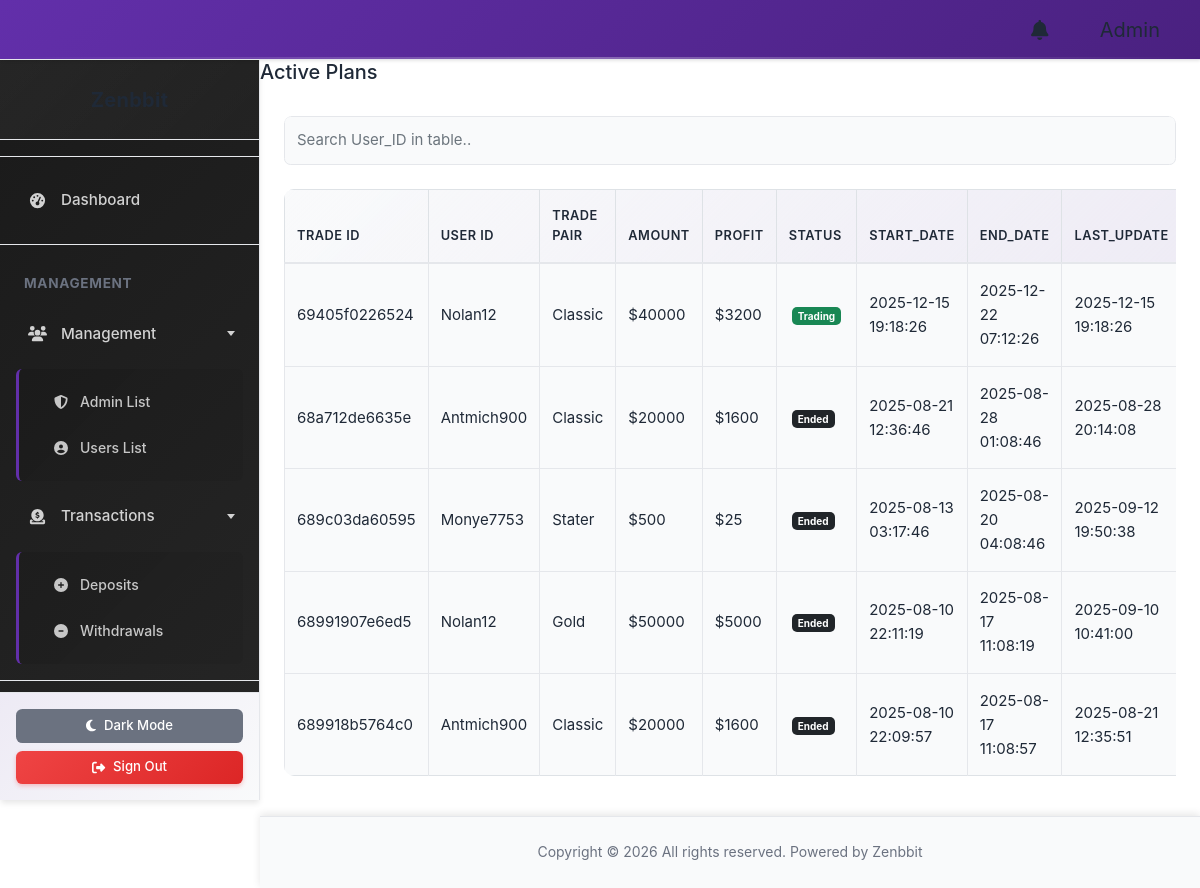
The page /admin/trade.php (signed in) on the database its author committed.
### tables this page shows
CREATE TABLE `trade` (
  `id` int(11) NOT NULL AUTO_INCREMENT,
  `trx_id` varchar(100) DEFAULT NULL,
  `user` varchar(50) NOT NULL,
  `amount` varchar(16) DEFAULT NULL,
  `pair` varchar(50) DEFAULT NULL,
  `profit` varchar(50) DEFAULT NULL,
  `trade_duration` int(11) NOT NULL DEFAULT 6,
  `status` tinyint(4) NOT NULL DEFAULT 0 COMMENT '0 => Processing; 1 => Trading; 2 => session complete;',
  `end_date` varchar(100) DEFAULT NULL,
  `create_date` timestamp NOT NULL DEFAULT current_timestamp(),
  `up_date` timestamp NOT NULL DEFAULT current_timestamp() ON UPDATE current_timestamp(),
  `wth_trade` tinyint(1) NOT NULL DEFAULT 0,
  PRIMARY KEY (`id`)
);

### admin/trade.php (the view, shortened to what this page needs)
<?php
include('includes/header.php');
include('includes/navbar.php');
   ?>
<div>
  <h5> Active Plans
  </h5>
</div>
 <div class="card-body">
  <div class="table-responsive">
    <div class="mb-3">
        <input type="text" id="myInput" class="form-control" onkeyup="myFunction()" placeholder="Search User_ID in table.." title="Type in a User ID">
    </div>
    <table class="table table-bordered" id="myTable" width="100%" cellspacing="0">
      <thead>
        <tr>
          <th>Trade ID</th>
          <th>User ID</th>
          <th>Trade Pair</th>
          <th>Amount</th>
          <th>Profit</th>
          <th>Status</th>
          <th>Start_date</th>
          <th>End_date</th>
          <th>Last_update</th>
        </tr>
    </thead>
    <tbody>
      <?php
       $sql = "SELECT * FROM trade ORDER BY id DESC";
      $run = mysqli_query($conn, $sql);
    if (mysqli_num_rows($run) > 0) {
      while ($row = mysqli_fetch_assoc($run)) {
       ?>
        <tr>
          <td> <?php echo $row['trx_id']; ?></td>
          <td><?php echo $row['user']; ?></td>
          <td><?php echo $row['pair']; ?></td>
          <td>$<?php echo $row['amount']; ?></td>
          <td>$<?php echo $row['profit']; ?></td>
           <td><?php if ($row['status'] == 1) {
            echo ' <b class="bg-success" style="text-align: center; margin-top: 10px; padding: 3px 6px; font-size: 10px; margin: 3px; color: white; font-weight: 6em; border-radius: 5px;">Trading</b>';
          } elseif ($row['status'] == 0) {
            echo ' <b class="bg-warning" style="text-align: center; font-size: 10px; padding: 3px 6px; margin: 3px; color: white; font-weight: 6em; border-radius: 5px;">Pending</b>';
          } elseif ($row['status'] == 2) {
            echo ' <b class="bg-dark" style="text-align: center; font-size: 10px; padding: 3px 6px; margin: 3px; color: white; font-weight: 6em; border-radius: 5px;">Ended</b>';
          } ?></td>
          <td><?php echo $row['create_date']; ?></td>
          <td><?php echo date('Y-m-d h:m:s', strtotime($row['end_date'])); ?></td>
          <td><?php echo $row['up_date']; ?></td>
        </tr>
       <?php
      }
    } else {
      echo "No Record Found";
    }
  ?>
      </tbody>
    </table>
  </div>
</div>
<?php
include('includes/footer.php');
?>

### admin/css/admin-modern.css (style rules this page uses)
:root { --primary-color: #622faa; --primary-dark: #4a2180; --primary-light: #8b5fbf; --success-color: #10b981; --warning-color: #f59e0b; --danger-color: #ef4444; --info-color: #3b82f6; --dark-bg: #0f0f0f; --light-bg: #ffffff; --card-dark-bg: #1a1a1a; --card-light-bg: #f9fafb; --text-dark: #1f2937; --text-light: #f3f4f6; --text-gray-dark: #6b7280; --text-gray-light: #9ca3af; --border-color-dark: #333333; --border-color-light: #e5e7eb; --shadow-sm: 0 1px 2px 0 rgba(0, 0, 0, 0.05); --shadow-md: 0 4px 6px -1px rgba(0, 0, 0, 0.1); --shadow-lg: 0 10px 15px -3px rgba(0, 0, 0, 0.2); }
body { --bg-primary: var(--light-bg); --bg-secondary: var(--card-light-bg); --text-primary: var(--text-dark); --text-secondary: var(--text-gray-dark); --border-color: var(--border-color-light); }
* { margin: 0; padding: 0; box-sizing: border-box; }
html { font-size: 16px; scroll-behavior: smooth; }
body { font-family: -apple-system, BlinkMacSystemFont, 'Segoe UI', Roboto, 'Helvetica Neue', Arial, sans-serif; font-size: 0.9375rem; line-height: 1.6; color: var(--text-primary); background-color: var(--bg-primary); transition: background-color 0.3s ease, color 0.3s ease; margin: 0; padding: 0; }
.card-body { padding: 1.5rem; color: var(--text-primary); }
.form-control, .form-select { border: 1px solid var(--border-color); border-radius: 0.375rem; padding: 0.625rem 0.875rem; font-size: 0.9375rem; color: var(--text-primary); background-color: var(--bg-secondary); transition: all 0.2s ease; }
.table { width: 100%; border-collapse: collapse; color: var(--text-primary); background: var(--bg-secondary); border-radius: 0.625rem; overflow: hidden; }
.table thead { background: linear-gradient(135deg, var(--bg-secondary) 0%, rgba(98, 47, 170, 0.08) 100%); border-bottom: 2px solid var(--border-color); }
.table th { padding: 1.1rem; text-align: left; font-weight: 600; color: var(--text-primary); font-size: 0.875rem; text-transform: uppercase; letter-spacing: 0.3px; }
.table td { padding: 1.1rem; border-bottom: 1px solid var(--border-color); }
.table tbody tr { transition: all 0.2s ease; }
.table tbody tr:last-child td { border-bottom: none; }
.form-control { width: 100%; padding: 0.75rem; border: 1px solid var(--border-color); border-radius: 0.4rem; background: var(--bg-secondary); color: var(--text-primary); font-size: 0.9375rem; transition: all 0.2s ease; }
.table tbody tr { transition: background-color 0.2s ease, box-shadow 0.2s ease; }
.table thead { background-color: var(--bg-secondary); border-bottom: 2px solid var(--border-color); }
.table thead th { color: var(--text-primary); font-weight: 600; text-transform: uppercase; font-size: 0.8rem; letter-spacing: 0.5px; padding: 1rem 0.75rem; transition: all 0.2s ease; }
.table tbody td { padding: 0.875rem 0.75rem; vertical-align: middle; border-color: var(--border-color); transition: all 0.2s ease; }
.table-responsive { overflow-x: auto; -webkit-overflow-scrolling: touch; border-radius: 0.5rem; }
.mb-3 { margin-bottom: 1.5rem !important; }

### admin/css/navbar-custom.css (style rules this page uses)
:root { --navbar-bg: #ffffff; --navbar-border: #e5e7eb; --navbar-text: #1f2937; --sidebar-bg: #f9fafb; --sidebar-text: #374151; --collapse-bg: #f3f4f6; --collapse-text: #6b7280; --bg-primary: #ffffff; --bg-secondary: #f9fafb; --text-primary: #1f2937; --text-secondary: #6b7280; --border-color: #e5e7eb; --primary-color: #622faa; }

### rows shown on the page
trade: trx "69405f0226524", user "Nolan12", pair "Classic", amount "40000", profit "3200", status "Trading", create_date "2025-12-15 19:18:26", end_date "2025-12-22 07:12:26", up_date "2025-12-15 19:18:26"
trade: trx "68a712de6635e", user "Antmich900", pair "Classic", amount "20000", profit "1600", status "Ended", create_date "2025-08-21 12:36:46", end_date "2025-08-28 01:08:46", up_date "2025-08-28 20:14:08"
trade: trx "689c03da60595", user "Monye7753", pair "Stater", amount "500", profit "25", status "Ended", create_date "2025-08-13 03:17:46", end_date "2025-08-20 04:08:46", up_date "2025-09-12 19:50:38"
trade: trx "68991907e6ed5", user "Nolan12", pair "Gold", amount "50000", profit "5000", status "Ended", create_date "2025-08-10 22:11:19", end_date "2025-08-17 11:08:19", up_date "2025-09-10 10:41:00"
trade: trx "689918b5764c0", user "Antmich900", pair "Classic", amount "20000", profit "1600", status "Ended", create_date "2025-08-10 22:09:57", end_date "2025-08-17 11:08:57", up_date "2025-08-21 12:35:51"

### other values the page prints
NAME "Zenbbit"
